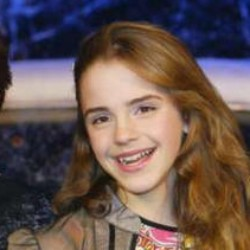
#> input picture opencv/2021/lab-2/images/lwf/Emma_Watson_0005.jpg, 250 x 250 px
$ python dilation.py
#> lines starting #> are read from the running program, lines starting #| are printed output that depends on the picture
# ------------------------------------------------------
# Morphological Operations: Dilation
#
# Created by Khushi Agrawal on 19/09/21.
# Copyright (c) 2021 Khushi Agrawal. All rights reserved.
#
# ------------------------------------------------------

import cv2
import numpy as np

# Image path
# Tried with other images to by changing the file names to:
# Path for MSRA Images: ../images/MSRA-Images/ + IMG_0714.JPG, IMG_0753.JPG, IMG_0827.JPG, IMG_0870.JPG, IMG_2222.JPG
# Path for lwf Images: ../images/lwf/ + Emma_Watson_0005.jpg, Scott_Wolf_0001,jpg, Skip_Prosser_0001.jpg, Suzanne_Somers_0001.jpg, Tom_Cruise_0010.jpg
img_path = '../images/lwf/Emma_Watson_0005.jpg'

# Reading Image
img = cv2.imread(img_path, 0)
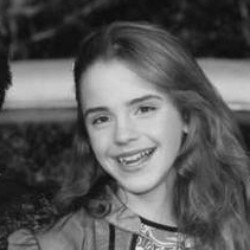
#> img: shape (250, 250); min 7, max 240, mean 88.9

# Kernel
kernel = np.ones((5, 5), np.uint8)

# Dilation
dilation = cv2.dilate(img, kernel, iterations=1)
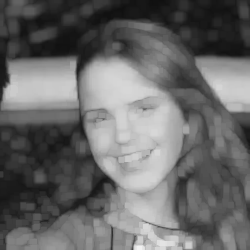
#> dilation: shape (250, 250); min 16, max 240, mean 104.2

# To display Image
#cv2.imshow('Dilated Image', dilation)

# To save image
cv2.imwrite('../images/output_images/ques2_dilation.png', dilation)

# Waits till any key is pressed
cv2.waitKey(0)

# Closing all open windows
cv2.destroyAllWindows()
